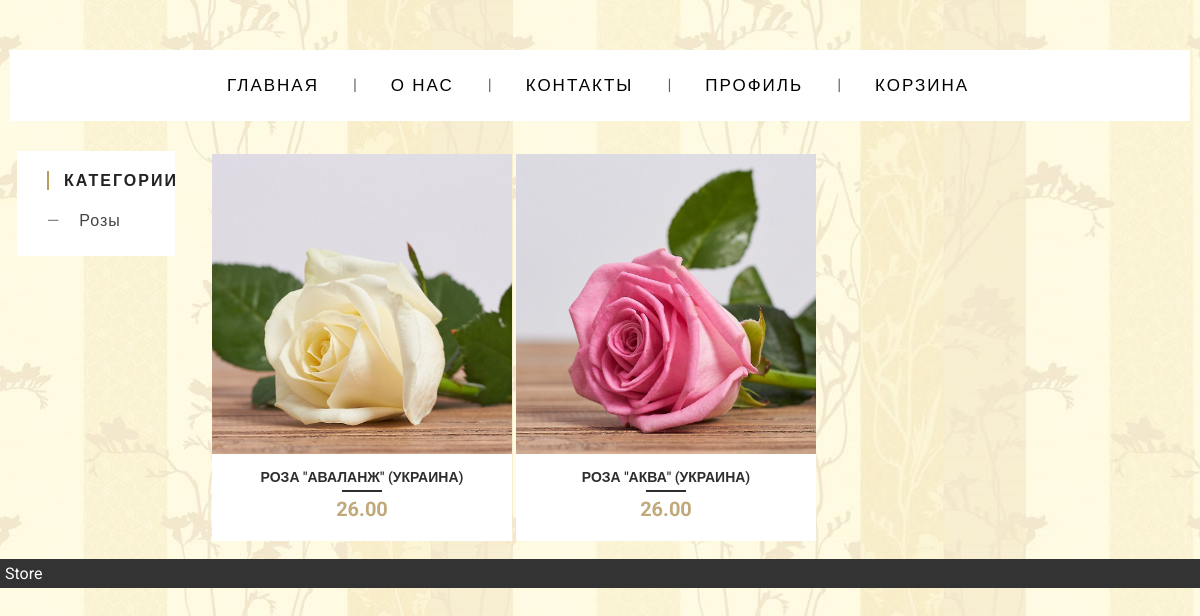
/, run on an earlier commit of the app's database.
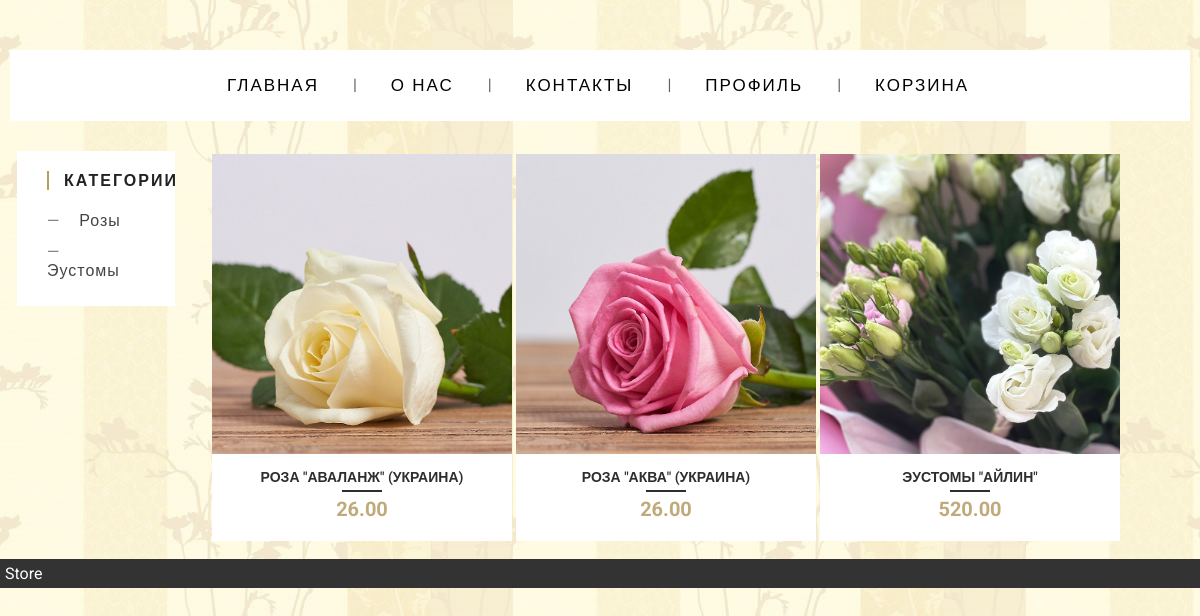
And on a later commit of the database.
### main/models.py (models this page shows, shortened)
class Category(models.Model):
    category_title = models.CharField(max_length=50)
    slug = models.SlugField(null=True)

class Product(models.Model):
    product_title = models.CharField(max_length=100)
    price = models.DecimalField(max_digits=10, decimal_places=2)
    description = models.TextField()
    slug = models.SlugField(null=True)
    image = models.ManyToManyField(Image)
    category = models.ForeignKey(Category, null=True, on_delete=models.SET_NULL)

class Image(models.Model):
    image = models.ImageField(upload_to='images/')
    product_title = models.CharField(max_length=100)

### main/views.py (the view)
# urls.py: path('', views.index, name='home'),
def index(request):  # main page
    products = Product.objects.all()
    categories = Category.objects.all()
    context = {'products': products,
               'categories': categories,
               }
    return render(request, 'main/index.html', context)

### main/templates/main/index.html (shortened to what this page needs)
{% load static %}
<!DOCTYPE html>
<html lang="ru">
<head>
    <link rel="stylesheet" href="{% static 'css/base.css' %}" type="text/css" media="screen">
</head>
<body>
  <div id="header">
      {% include 'main/top_menu.html' %}
  </div>
  <div id="sidebar" >
    {% include 'main/sidebar.html' %}
  </div>
  <div id="content">
 {% block content %} {% include 'main/product_card.html' %} {% endblock %}
  </div>
  <div id="footer">Store</div>
 </body>
</html>

### main/templates/main/top_menu.html (shortened to what this page needs)
{% load static %}
<link rel="stylesheet" href="{% static 'css/top_menu.css' %}" type="text/css" media="screen">
<ul class="menu-main">
  <li><a href="{% url 'home' %}">Главная</a></li>
  <li><a href="{% url 'home' %}">О нас</a></li>
  <li><a href="{% url 'home' %}">Контакты</a></li>
  <li><a href="{% url 'user_page' %}">Профиль</a></li>
  <li><a href="{% url 'cart' %}">Корзина</a></li>
</ul>

### main/templates/main/sidebar.html (shortened to what this page needs)
{% load static %}
<link rel="stylesheet" href="{% static 'css/sidebar.css' %}" type="text/css" media="screen">
<div class="widget">
  <h3 class="widget-title">Категории</h3>
{% for category in categories %}
  <ul class="widget-list">
    <li><a href="{% url 'category_product_list' category.slug %}"> {{category.category_title}} </a></li>
  </ul>
{% endfor %}
</div>

### main/templates/main/product_card.html (shortened to what this page needs)
{% load static %}
<link rel="stylesheet" href="{% static 'css/product_card.css' %}" type="text/css" media="screen">
<table border="0px">
    {% for product in products %}
    <td>
<div class="product-wrap">
  <div class="product-item">
    <img src="{{product.image.first.image.url}}">
  </div>
  <div class="product-title">
    <a href="{% url 'product_detail' product.slug %}"> {{product.product_title}}</a>
    <span class="product-price"> {{product.price}}</span>
  </div>
</div>
    </td>
    {% empty %}
    <p> В данной категории нет товаров. </p>
    {% endfor %}
</table>

### static/css/base.css (style rules this page uses)
body { font-family: 'Roboto', sans-serif; margin: 0; }
#header { //background: #0080c0; padding: 10px; }
#sidebar { float: left; width: 14%; padding: 5px; margin: 10px 10px 20px 1%; }
#content { margin: 10px 1% 10px 17%; padding: 5px; }
#footer { background: #333; padding: 5px; color: #fff; clear: left; }

### static/css/top_menu.css (style rules this page uses)
.menu-main { list-style: none; margin: 40px 0 5px; padding: 25px 0 5px; text-align: center; background: white; }
.menu-main li { display: inline-block; }
.menu-main li:after { content: "|"; color: #606060; display: inline-block; vertical-align:top; }
.menu-main li:last-child:after { content: none; }
.menu-main a { text-decoration: none; font-family: 'Roboto', sans-serif; letter-spacing: 2px; position: relative; padding-bottom: 20px; margin: 0 34px 0 30px; font-size: 17px; text-transform: uppercase; display: inline-block; transition: color .2s; }
.menu-main a, .menu-main a:visited { color: black; }
.menu-main a:before, .menu-main a:after { content: ""; position: absolute; height: 4px; top: auto; right: 50%; bottom: -5px; left: 50%; background: #b99d61; transition: .8s; }

### static/css/sidebar.css (style rules this page uses)
* { box-sizing: border-box; margin: 0; }
.widget { padding: 20px 30px; background: white; font-family: 'Roboto', sans-serif; }
.widget-title { text-transform: uppercase; letter-spacing: 2px; color: #222; font-size: 16px; padding-left: 15px; margin-bottom: 15px; border-left: 2px solid #b99d61; }
.widget-list { padding: 0; list-style: none; }
.widget-list a:before { content: "\2014"; margin-right: 14px; }
.widget-list a { text-decoration: none; outline: none; display: block; padding: 6px 0; letter-spacing: 1px; font-weight: 300; color: #444; transition: .3s linear; }

### static/css/product_card.css (style rules this page uses)
* { box-sizing: border-box; }
.product-wrap { width: 300px; margin: 0 auto; background: white; padding: 0 0 20px; text-align: center; font-size: 14px; font-family: 'Roboto', sans-serif; text-transform: uppercase; }
.product-item { position: relative; overflow: hidden; }
.product-wrap img { display: block; width: 100%; }
.product-title { color: #5e5e5e; }
.product-title a { text-decoration: none; color: #2e2e2e; font-weight: 600; margin: 15px 0 5px; padding-bottom: 7px; display: block; position: relative; transition: .3s ease-in-out; }
.product-title a:after { content: ""; position: absolute; width: 40px; height: 2px; background: #2e2e2e; left: 50%; margin-left: -20px; bottom: 0; transition: .3s ease-in-out; }
.product-price { font-size: 20px; color: #c0a97a; font-weight: 700; }

What changed in the data, as far as the page shows it:
added Category: category_title "Эустомы"
added Product: image.first.image (picture), product_title "ЭУСТОМЫ \"АЙЛИН\"", price "520.00"
